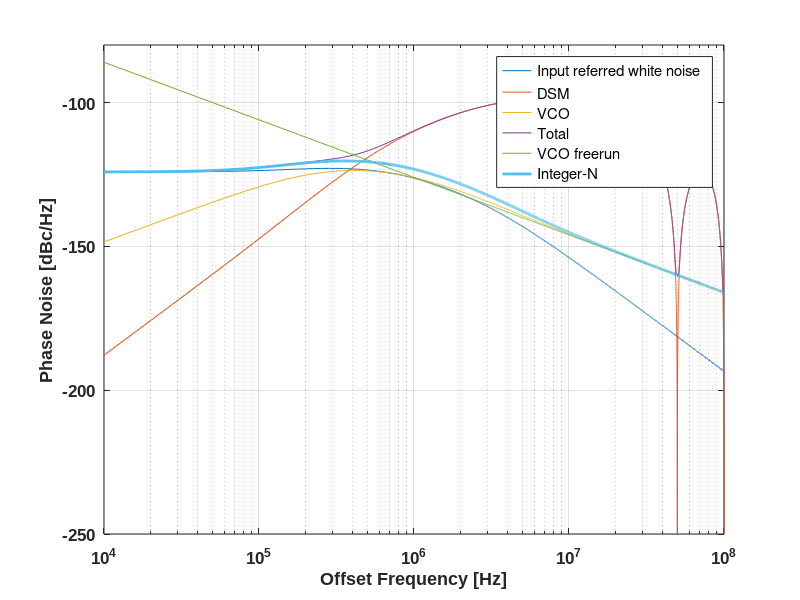

MATLAB code for this plot:
%% Noise analysis of Conventional Single Loop FNPLL

close all;
clear all;

%% Laplace transform

f = 10e3 : 10e3 : 100e6;
s = 1j .* f .* 2 .* pi;

%% Constants

k = 1.38e-23;
T = 300;
r = 1;

%% Loop parameters

f_REF = 50e6;
N_FAC = 62.06;
f_OUT = N_FAC * f_REF;
l = 3; %DSM order

P_VCO = 10e-3;
Q = 10;

K_VCOn = (4*pi*k*T*(1+r) / P_VCO) * ((f_OUT / (2 * Q))^2);
K_VCO = 2 * pi * 30e6;
I_CP = 100e-6;
v_ov = 0.2;
t_on = 100e-12;
a = 5;
w_u = 2 * pi * 830e3;
FOM_VCO = 10 .* log10(Q^2 / (1000 * pi * k * T * (1+r)));

%% Loop Filter

C1 = a * (K_VCO / (2 * pi)) * (I_CP / (N_FAC * (w_u) ^ 2));
C2 = C1 / (a ^ 2);
R = a / (C1 * w_u);
F_LF = ((s .* R .* C1) + 1) ./ (((s .^2) .* R .* C1 .* C2) + (s .* (C1 + C2)));
F_LF_dB = 20 .* log10(abs(F_LF));

%% Loop Transfer Functions

H_OL = (I_CP / (2 * pi)) .* F_LF .* (K_VCO ./ s) .* (1 / N_FAC);
H_OL_dB = 20 .* log10(H_OL);

H_LP = N_FAC .* (H_OL ./ (1 + H_OL));
H_LP_dB = 20 .* log10(H_LP);

H_HP = 1 ./ (1 + H_OL);
H_HP_dB = 20 .* log10(H_HP);

H_BP = (K_VCO ./ s) .* (1 ./ (1 + H_OL));
H_BP_dB = 20 .* log10(H_BP);

%% Noise Sources

n_psd_in = 1e-16;
n_psd_dsm = ( ( (2 * pi) / N_FAC) ^ 2) .* (1 / 12) .* (1 / f_REF) .* ( (2 .* sin(pi .* f ./ f_REF) ) .^ (2 * (l-1) ) );
n_psd_vco = K_VCOn ./ (f .^ 2);

%% Noise Contributions

S_N_IN = ((abs(H_LP)).^2) .* n_psd_in;
S_N_IN_dB = 10 .* log10(S_N_IN);

S_N_DSM = ((abs(H_LP)).^2) .* n_psd_dsm;
S_N_DSM_dB = 10 .* log10(S_N_DSM);

S_N_VCO = ((abs(H_HP)).^2) .* n_psd_vco;
S_N_VCO_dB = 10 .* log10(S_N_VCO);

S_N_TOT = S_N_IN + S_N_DSM + S_N_VCO;
S_N_TOT_dB = 10 .* log10(S_N_TOT);

S_N_VCO_free = K_VCOn ./ (f .^ 2);
S_N_VCO_free_dB = 10 .* log10(S_N_VCO_free);

S_N_INT = S_N_IN + S_N_VCO;
S_N_INT_dB = 10 .* log10(S_N_INT);

%% Integrated Jitter
A = S_N_TOT .* 10e3;
A_T = sum(A);
J = (sqrt(2 * A_T) ) / (2 * pi * f_OUT);

A_INT = S_N_INT .* 10e3;
A_INT_T = sum(A_INT);
J_INT = (sqrt(2 * A_INT_T) ) / (2 * pi * f_OUT);

%% Noise contribution plots
figure (1);
semilogx(f, S_N_IN_dB, f, S_N_DSM_dB, f, S_N_VCO_dB, f, S_N_TOT_dB, f, S_N_VCO_free_dB, f, S_N_INT_dB, 'LineWidth', 2);
set(gca, 'FontName', 'Arial', 'fontsize', 12, 'fontweight', 'b');
axis ([10e3 100e6 -250 -80]);
grid on;
legend ('Input referred white noise', 'DSM', 'VCO', 'Total', 'VCO freerun', 'Integer-N');
xlabel('Offset Frequency [Hz]');
ylabel('Phase Noise [dBc/Hz]');
